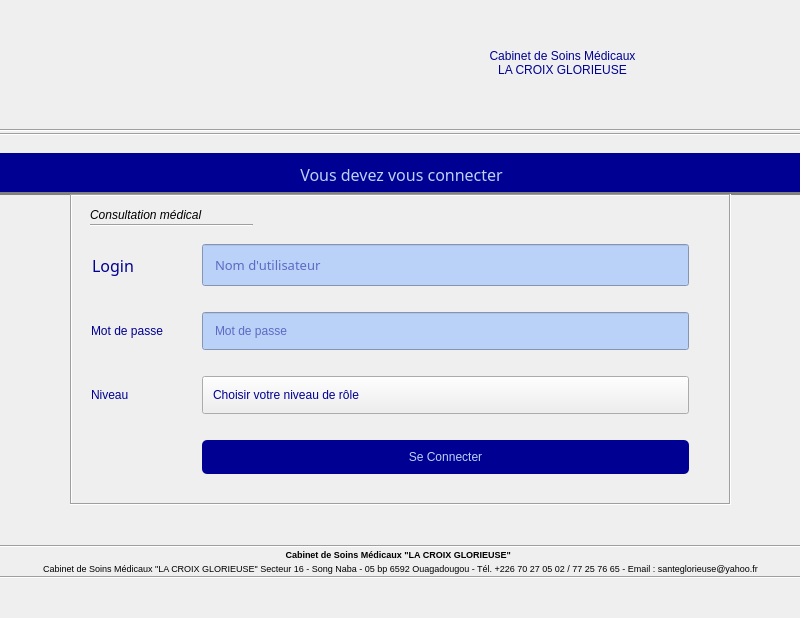
<?xml version="1.0" encoding="UTF-8"?>
<ui version="4.0">
 <class>LoginWindow</class>
 <widget class="QMainWindow" name="LoginWindow">
  <property name="geometry">
   <rect>
    <x>0</x>
    <y>0</y>
    <width>800</width>
    <height>618</height>
   </rect>
  </property>
  <property name="windowTitle">
   <string>Centre des Soins Médicaux la Croix Glorieuse -CSM-CG</string>
  </property>
  <property name="windowIcon">
   <iconset>
    <normaloff>img/cg_icon.png</normaloff>img/cg_icon.png</iconset>
  </property>
  <property name="styleSheet">
   <string notr="true">border-color: rgb(0, 1, 146);
</string>
  </property>
  <widget class="QWidget" name="centralwidget">
   <property name="styleSheet">
    <string notr="true">/*** QLineEdit ***/
QLineEdit{
	font: 10pt &quot;Montserrat&quot;;
	background-color: rgb(186, 209, 248);
	color: rgb(0, 1, 146);
	padding: 10px;
	/*margin: 0 20px;*/
}

/*** QPushButton ***/
QPushButton{
	font: 10pt &quot;Montserrat&quot;;
	background-color: rgb(0, 1, 146);
	color: rgb(186, 209, 248);
	padding: 10px;
	/*margin: 0 20px;	*/
	border-radius: 5px;
}


/*** QComboBoxt ***/

QComboBox {
	font: 10pt &quot;Montserrat&quot;;
	/*background-color: rgb(186, 209, 248);*/
	color: rgb(0, 1, 146);
	padding: 10px;
	/*margin: 0 20px;*/
}

QComboBox::drop-down {
    border: none; /* Supprime la bordure du bouton de la flèche */
	subcontrol-origin: padding;
    subcontrol-position: top right;
}

QComboBox QAbstractItemView {
    background-color: rgb(186, 209, 248); /* Couleur de fond du menu déroulant */
    color: rgb(0, 1, 146);               /* Couleur du texte */
  /* border: 1px solid rgb(150, 150, 150); /* Bordure pour alignement avec le parent */
	font: 10pt &quot;Montserrat&quot;;
   /* margin: 0 20px;                         /* Supprime les débordements */
    padding: 0 10px;
    outline: none;                    /* Supprime l'effet de focus */
	border: none; 
	box-shadow: none;
}

QComboBox QAbstractItemView::item {
    padding: 10px;                       /* Ajoute un espacement entre les éléments */
}

QComboBox QAbstractItemView::item:selected {
    background-color: rgb(150, 180, 220); /* Couleur pour l'élément sélectionné */
    color: white;                        /* Couleur du texte pour l'élément sélectionné */
}</string>
   </property>
   <widget class="Line" name="line_haut">
    <property name="geometry">
     <rect>
      <x>0</x>
      <y>120</y>
      <width>801</width>
      <height>20</height>
     </rect>
    </property>
    <property name="orientation">
     <enum>Qt::Horizontal</enum>
    </property>
   </widget>
   <widget class="Line" name="line_haut_2">
    <property name="geometry">
     <rect>
      <x>0</x>
      <y>124</y>
      <width>801</width>
      <height>20</height>
     </rect>
    </property>
    <property name="orientation">
     <enum>Qt::Horizontal</enum>
    </property>
   </widget>
   <widget class="QLabel" name="label_titre_cx">
    <property name="geometry">
     <rect>
      <x>-4</x>
      <y>153</y>
      <width>811</width>
      <height>42</height>
     </rect>
    </property>
    <property name="font">
     <font>
      <family>Montserrat</family>
      <pointsize>12</pointsize>
      <weight>9</weight>
      <italic>false</italic>
      <bold>false</bold>
     </font>
    </property>
    <property name="styleSheet">
     <string notr="true">background-color: rgb(0, 1, 146);
font: 75 12pt &quot;Montserrat&quot;;
color: rgb(186, 209, 248);
border-bottom: 3px solid gray;
</string>
    </property>
    <property name="text">
     <string>Vous devez vous connecter</string>
    </property>
    <property name="alignment">
     <set>Qt::AlignCenter</set>
    </property>
   </widget>
   <widget class="QLabel" name="infos_csmcg_lbl">
    <property name="geometry">
     <rect>
      <x>10</x>
      <y>553</y>
      <width>781</width>
      <height>31</height>
     </rect>
    </property>
    <property name="font">
     <font>
      <pointsize>7</pointsize>
     </font>
    </property>
    <property name="text">
     <string>Cabinet de Soins Médicaux &quot;LA CROIX GLORIEUSE&quot; Secteur 16 - Song Naba - 05 bp 6592 Ouagadougou - Tél. +226 70 27 05 02 / 77 25 76 65 - Email : santeglorieuse@yahoo.fr</string>
    </property>
    <property name="alignment">
     <set>Qt::AlignCenter</set>
    </property>
   </widget>
   <widget class="QLabel" name="infos_csmcg_lbl_2">
    <property name="geometry">
     <rect>
      <x>9</x>
      <y>539</y>
      <width>781</width>
      <height>31</height>
     </rect>
    </property>
    <property name="font">
     <font>
      <pointsize>7</pointsize>
      <weight>75</weight>
      <bold>true</bold>
     </font>
    </property>
    <property name="styleSheet">
     <string notr="true">font-weight: bold;</string>
    </property>
    <property name="text">
     <string>Cabinet de Soins Médicaux &quot;LA CROIX GLORIEUSE&quot; </string>
    </property>
    <property name="alignment">
     <set>Qt::AlignCenter</set>
    </property>
   </widget>
   <widget class="Line" name="line_bas">
    <property name="geometry">
     <rect>
      <x>0</x>
      <y>536</y>
      <width>801</width>
      <height>20</height>
     </rect>
    </property>
    <property name="orientation">
     <enum>Qt::Horizontal</enum>
    </property>
   </widget>
   <widget class="Line" name="line_bas_2">
    <property name="geometry">
     <rect>
      <x>0</x>
      <y>567</y>
      <width>801</width>
      <height>20</height>
     </rect>
    </property>
    <property name="orientation">
     <enum>Qt::Horizontal</enum>
    </property>
   </widget>
   <widget class="QFrame" name="frame">
    <property name="geometry">
     <rect>
      <x>70</x>
      <y>194</y>
      <width>661</width>
      <height>311</height>
     </rect>
    </property>
    <property name="styleSheet">
     <string notr="true"/>
    </property>
    <property name="frameShape">
     <enum>QFrame::Box</enum>
    </property>
    <property name="frameShadow">
     <enum>QFrame::Sunken</enum>
    </property>
    <widget class="Line" name="line_de_consultation">
     <property name="geometry">
      <rect>
       <x>20</x>
       <y>30</y>
       <width>163</width>
       <height>3</height>
      </rect>
     </property>
     <property name="orientation">
      <enum>Qt::Horizontal</enum>
     </property>
    </widget>
    <widget class="QWidget" name="layoutWidget">
     <property name="geometry">
      <rect>
       <x>18</x>
       <y>30</y>
       <width>601</width>
       <height>274</height>
      </rect>
     </property>
     <layout class="QGridLayout" name="gridLayout">
      <item row="3" column="1">
       <widget class="QPushButton" name="cx_btn">
        <property name="styleSheet">
         <string notr="true"/>
        </property>
        <property name="text">
         <string>Se Connecter</string>
        </property>
       </widget>
      </item>
      <item row="2" column="1">
       <widget class="QComboBox" name="comboBox_niveau">
        <property name="enabled">
         <bool>true</bool>
        </property>
        <property name="styleSheet">
         <string notr="true"/>
        </property>
        <property name="sizeAdjustPolicy">
         <enum>QComboBox::AdjustToContentsOnFirstShow</enum>
        </property>
        <item>
         <property name="text">
          <string>Choisir votre niveau de rôle</string>
         </property>
        </item>
        <item>
         <property name="text">
          <string>Administrateur - 0</string>
         </property>
        </item>
        <item>
         <property name="text">
          <string>Superviseur - 1</string>
         </property>
        </item>
        <item>
         <property name="text">
          <string>Utilisateur - 2</string>
         </property>
        </item>
       </widget>
      </item>
      <item row="2" column="0">
       <widget class="QLabel" name="user_level_lbl">
        <property name="styleSheet">
         <string notr="true">font: 12pt &quot;Montserrat&quot;;
color: rgb(0, 1, 146);
padding-leftt: 20px;
margin-right: 30px;
width: 200px;</string>
        </property>
        <property name="text">
         <string>Niveau</string>
        </property>
       </widget>
      </item>
      <item row="0" column="0">
       <widget class="QLabel" name="login_lbl">
        <property name="font">
         <font>
          <family>Montserrat</family>
          <pointsize>12</pointsize>
          <weight>50</weight>
          <italic>false</italic>
          <bold>false</bold>
         </font>
        </property>
        <property name="styleSheet">
         <string notr="true">font: 12pt &quot;Montserrat&quot;;
color: rgb(0, 1, 146);
padding-leftt: 20px;
margin-right: 30px;
width: 200px;</string>
        </property>
        <property name="text">
         <string>Login</string>
        </property>
       </widget>
      </item>
      <item row="0" column="1">
       <widget class="QLineEdit" name="login_lineEdit">
        <property name="font">
         <font>
          <family>Montserrat</family>
          <pointsize>10</pointsize>
          <weight>50</weight>
          <italic>false</italic>
          <bold>false</bold>
         </font>
        </property>
        <property name="styleSheet">
         <string notr="true"/>
        </property>
        <property name="placeholderText">
         <string>Nom d'utilisateur</string>
        </property>
       </widget>
      </item>
      <item row="1" column="0">
       <widget class="QLabel" name="mdp_lbl">
        <property name="styleSheet">
         <string notr="true">font: 12pt &quot;Montserrat&quot;;
color: rgb(0, 1, 146);
padding-leftt: 20px;
margin-right: 30px;
width: 200px;</string>
        </property>
        <property name="text">
         <string>Mot de passe</string>
        </property>
       </widget>
      </item>
      <item row="1" column="1">
       <widget class="QLineEdit" name="mdp_lineEdit">
        <property name="styleSheet">
         <string notr="true"/>
        </property>
        <property name="echoMode">
         <enum>QLineEdit::Password</enum>
        </property>
        <property name="placeholderText">
         <string>Mot de passe</string>
        </property>
       </widget>
      </item>
     </layout>
    </widget>
    <widget class="QLabel" name="Consultation_lbl">
     <property name="geometry">
      <rect>
       <x>20</x>
       <y>10</y>
       <width>161</width>
       <height>21</height>
      </rect>
     </property>
     <property name="font">
      <font>
       <pointsize>9</pointsize>
       <italic>true</italic>
      </font>
     </property>
     <property name="text">
      <string>Consultation médical</string>
     </property>
    </widget>
   </widget>
   <widget class="QWidget" name="layoutWidget">
    <property name="geometry">
     <rect>
      <x>95</x>
      <y>0</y>
      <width>621</width>
      <height>126</height>
     </rect>
    </property>
    <layout class="QHBoxLayout" name="horizontalLayout">
     <item alignment="Qt::AlignHCenter">
      <widget class="QLabel" name="label_2">
       <property name="styleSheet">
        <string notr="true">font: 81 22pt &quot;Montserrat ExtraBold&quot;;
color: rgb(0, 1, 146);
margin: 0 40px;</string>
       </property>
       <property name="text">
        <string/>
       </property>
       <property name="pixmap">
        <pixmap>img/cg_icon.png</pixmap>
       </property>
       <property name="alignment">
        <set>Qt::AlignCenter</set>
       </property>
      </widget>
     </item>
     <item>
      <widget class="QLabel" name="label">
       <property name="styleSheet">
        <string notr="true">font: 81 22pt &quot;Montserrat ExtraBold&quot;;
color: rgb(0, 1, 146);
margin: 0 40px;</string>
       </property>
       <property name="text">
        <string>&lt;html&gt;&lt;head/&gt;&lt;body&gt;&lt;div align=&quot;center&quot;&gt;Cabinet de Soins Médicaux&lt;/div&gt;&lt;div align=&quot;center&quot;&gt;LA CROIX GLORIEUSE&lt;/div&gt;&lt;/body&gt;&lt;/html&gt;</string>
       </property>
       <property name="alignment">
        <set>Qt::AlignCenter</set>
       </property>
      </widget>
     </item>
    </layout>
   </widget>
  </widget>
  <widget class="QMenuBar" name="menubar">
   <property name="geometry">
    <rect>
     <x>0</x>
     <y>0</y>
     <width>800</width>
     <height>21</height>
    </rect>
   </property>
  </widget>
  <widget class="QStatusBar" name="statusbar"/>
 </widget>
 <tabstops>
  <tabstop>login_lineEdit</tabstop>
  <tabstop>mdp_lineEdit</tabstop>
  <tabstop>comboBox_niveau</tabstop>
  <tabstop>cx_btn</tabstop>
 </tabstops>
 <resources/>
 <connections/>
</ui>
